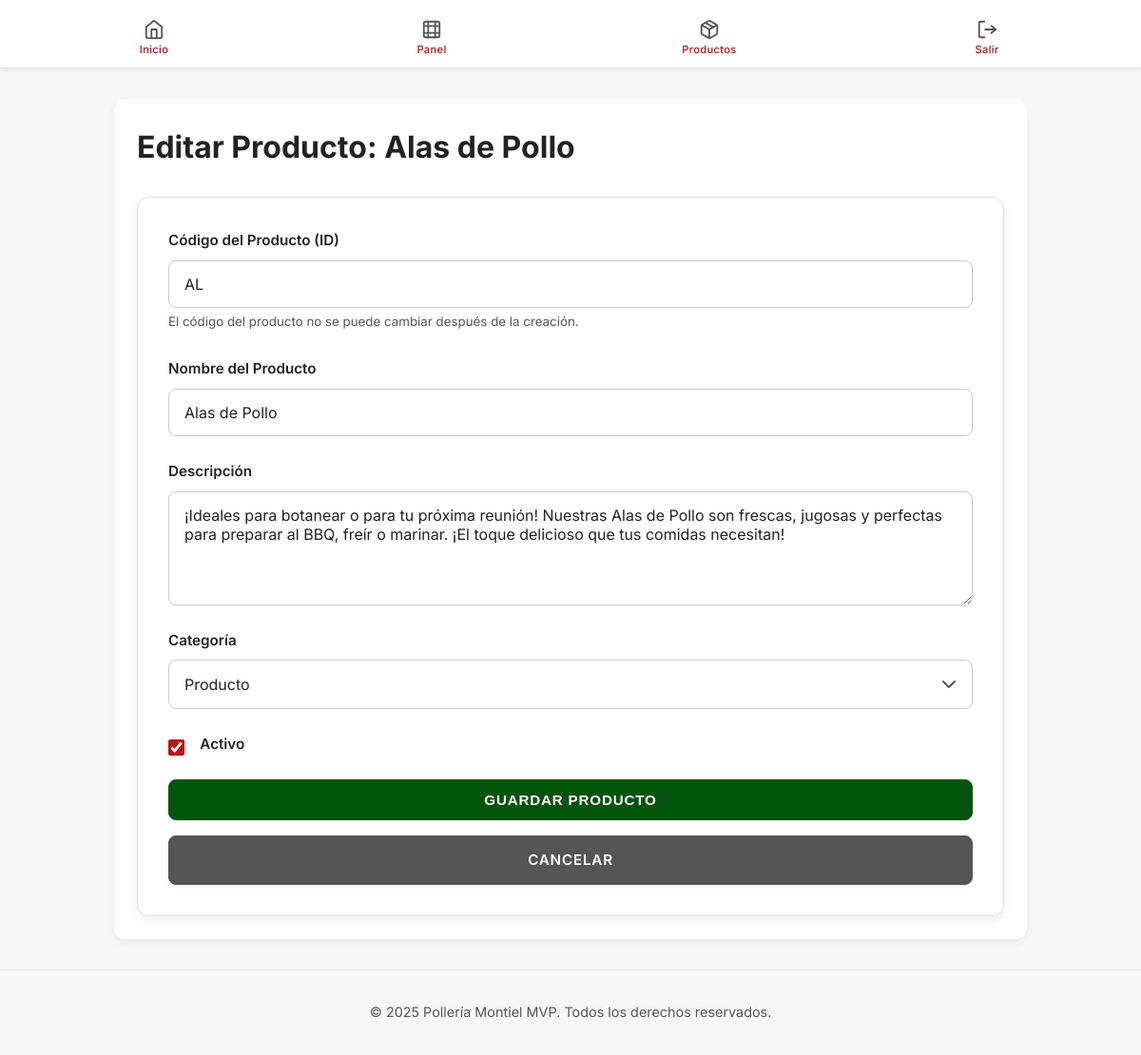
The app's page /productos/editar/AL (signed in) with its own data.
### app/models.py (models this page shows, shortened)
class Producto(db.Model):
    __tablename__ = 'productos'
    id = db.Column(db.String(10), primary_key=True) # Código del producto, ej: 'PECH'
    nombre = db.Column(db.String(100), index=True, unique=True, nullable=False)
    descripcion = db.Column(db.Text, nullable=True)
    categoria = db.Column(db.String(50), index=True, nullable=False) # Ej: 'POLLO_CRUDO', 'MENUDENCIA'
    activo = db.Column(db.Boolean, nullable=False, default=True, index=True)
    subproductos = db.relationship('Subproducto', back_populates='producto_padre', lazy='dynamic', cascade='all, delete-orphan')
    modificaciones_directas = db.relationship(
        'Modificacion',
        secondary=producto_modificacion_association,
        back_populates='productos_asociados',
        lazy='dynamic'
    )
    precios = db.relationship('Precio', foreign_keys='Precio.producto_id', back_populates='producto_base', lazy='dynamic', cascade='all, delete-orphan')

### app/productos/routes.py (the view, shortened to what this page needs)
@bp.route('/editar/<string:producto_id>', methods=['GET', 'POST'])
@login_required
def editar_producto(producto_id):
    if current_user.rol != 'ADMINISTRADOR':
        flash('No tienes permiso para editar productos.', 'danger')
        return redirect(url_for('productos.listar_productos'))
    producto_a_editar = services.obtener_producto_por_id(producto_id)
    if not producto_a_editar:
        flash(f'Producto con ID "{producto_id}" no encontrado.', 'warning')
        return redirect(url_for('productos.listar_productos'))
    form = ProductoForm(original_producto_id=producto_a_editar.id, obj=producto_a_editar)
    return render_template('productos/crear_editar_producto.html',
                           title=f"Editar Producto: {producto_a_editar.nombre}",
                           form=form,
                           producto=producto_a_editar, # Pasamos el producto para referencia en la plantilla
                           es_editar=True)

### app/models.py (called while the page is built)
@login.user_loader
def load_user(id):
    return db.session.get(Usuario, int(id))

### app/productos/services.py (called while the page is built)
def obtener_producto_por_id(producto_id):
    return db.session.get(Producto, producto_id.upper())

### app/templates/productos/crear_editar_producto.html (shortened to what this page needs)
{% extends "layouts/base.html" %}
{% block content %}
<main>
    <div class="page-content">
        <div class="header-row">
            <h1>{{ title }}</h1>
        </div>
        <form method="POST" class="form-container">
            <div class="form-group">
                {{ form.id.label(class="form-label") }}
                {{ form.id(class="form-control" + (" is-invalid" if form.id.errors else ""), readonly=es_editar) }}
                {% if es_editar %}
                    <small class="form-text text-secondary-color">El código del producto no se puede cambiar después de la creación.</small>
                {% endif %}
            </div>
            <div class="form-group">
                {{ form.nombre.label(class="form-label") }}
                {{ form.nombre(class="form-control" + (" is-invalid" if form.nombre.errors else "")) }}
            </div>
            <div class="form-group">
                {{ form.descripcion.label(class="form-label") }}
                {{ form.descripcion(class="form-control" + (" is-invalid" if form.descripcion.errors else "")) }}
            </div>
            <div class="form-group">
                {{ form.categoria.label(class="form-label") }}
                {{ form.categoria(class="form-control" + (" is-invalid" if form.categoria.errors else "")) }}
            </div>
            <div class="form-group form-check">
                {{ form.activo(class="form-check-input") }}
                {{ form.activo.label(class="form-check-label") }}
            </div>
            <div class="form-actions">
                {{ form.submit(class="btn btn--primary") }}
                <a href="{{ url_for('productos.listar_productos') }}" class="btn btn--secondary">Cancelar</a>
            </div>
        </form>
    </div>
</main>
{% endblock %}

### records on screen
Producto: id "AL", nombre "Alas de Pollo", descripcion "¡Ideales para botanear o para tu próxima reunión! Nuestras Alas de Pollo son frescas, jugosas y perfectas para preparar al BBQ, freír o marinar. ¡El toque delicioso que tus comidas necesitan!", categoria "Producto", activo "☑"

### other values on screen
{{ title }} "Editar Producto: Alas de Pollo"
